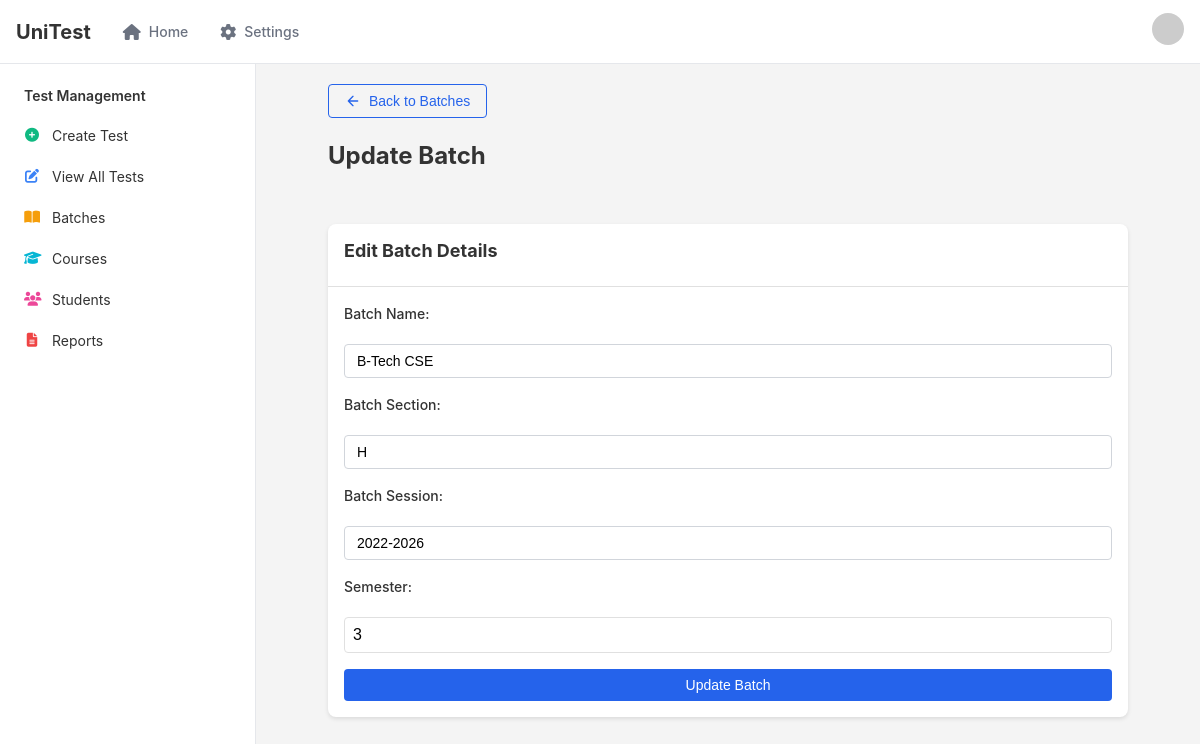
The app's page /update-batch/9/, older data.
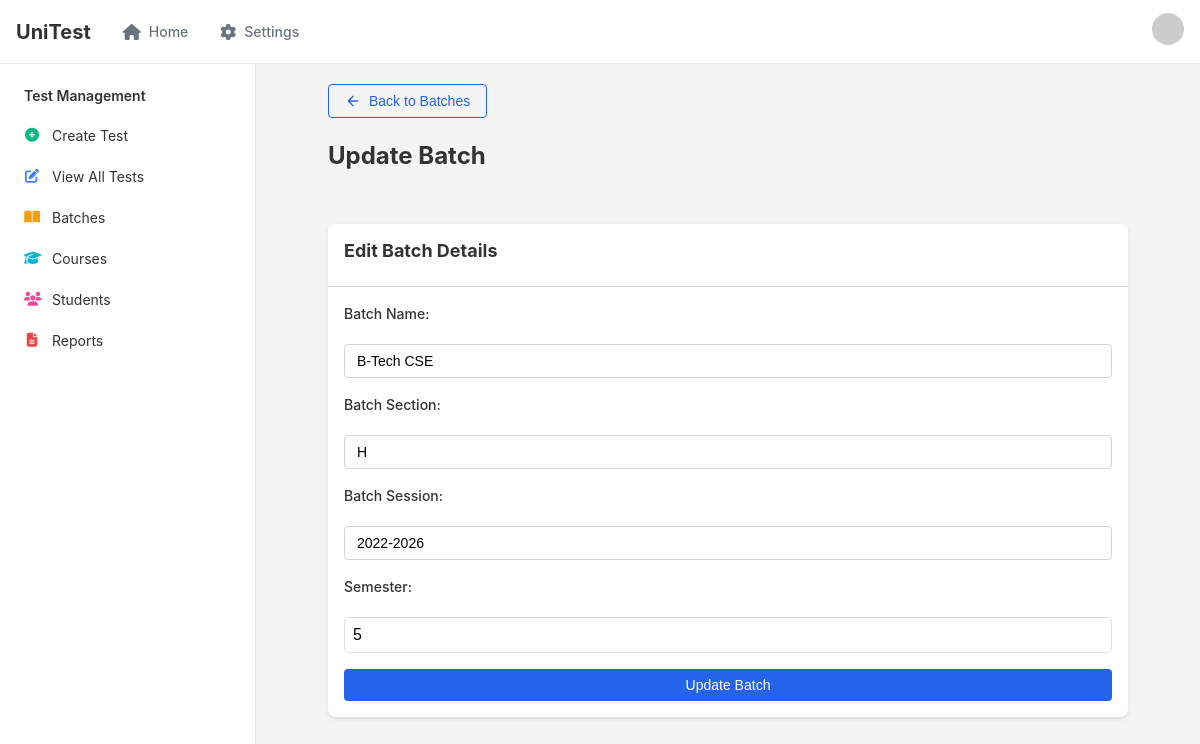
The same page, newer data.
### base/models.py (models this page shows, shortened)
class Batch(models.Model):
    batch_name    = models.CharField(max_length=255)
    batch_section = models.CharField(max_length=3)
    batch_session = models.CharField(max_length=20)
    semester      = models.IntegerField()

### base/views.py (the view)
# urls.py: path('update-batch/<int:batch_id>/',   views.update_batch,                  name = 'update_batch'),
def update_batch(request, batch_id):
    batch = Batch.objects.get(id=batch_id)
    if request.method == 'POST':
        form = batchForm(request.POST, instance=batch)
        if form.is_valid():
            form.save()
            return redirect('batches')
    else:
        form = batchForm(instance=batch)
    return render(request, 'update_batch.html', {'batch': batch, 'form': form})

### base/forms.py
class batchForm(forms.ModelForm):
    class Meta:
        model = Batch
        fields = '__all__'

### templates/update_batch.html (shortened to what this page needs)
{% extends 'base.html' %}
{% block content %}
<div class="container">
    <a href = "{% url 'batches'%}">
        <button id="backButton" class="button button-outline mb-5">
            <svg xmlns="http://www.w3.org/2000/svg" width="16" height="16" viewBox="0 0 24 24" fill="none" stroke="currentColor" stroke-width="2" stroke-linecap="round" stroke-linejoin="round" class="mr-2">
                <path d="M19 12H5M12 19l-7-7 7-7"></path>
            </svg>
            Back to Batches
        </button>
    </a>
    <h1>Update Batch</h1>
    <div id="updateBatchCard" class="card">
        <header class="card-header">
            <h2>Edit Batch Details</h2>
        </header>
        <div class="card-content">
            <form id="updateBatchForm" action="" method="POST" class="form">
                <label for="batch_name">Batch Name:</label>
                <input type="text" id="batch_name" name="batch_name" value="{{ form.instance.batch_name }}">
                <label for="batch_section">Batch Section:</label>
                <input type="text" id="batch_section" name="batch_section" value="{{ form.instance.batch_section }}">
                <label for="batch_session">Batch Session:</label>
                <input type="text" id="batch_session" name="batch_session" value="{{ form.instance.batch_session }}">
                <label for="semester">Semester: </label>
                <input type="number" id="semester" name="semester" value="{{ form.instance.semester }}">
                <button type="submit" id="updateButton" class="button">Update Batch</button>
            </form>
        </div>
    </div>
</div>
{% endblock %}

Row changes from the older to the newer data that the page shows:
changed Batch "B-Tech CSE": semester "3" → "5"
